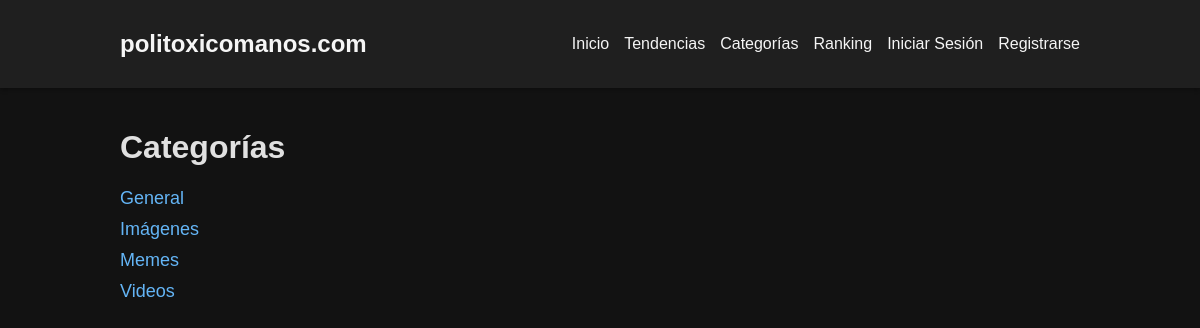
The page /categories on the database its author committed.
### app.py (models this page shows)
class Category(db.Model):
    id = db.Column(db.Integer, primary_key=True)
    name = db.Column(db.String(100), unique=True, nullable=False)
    contributions = db.relationship('Contribution', backref='category', lazy=True)

### app.py (the view)
@app.route('/categories')
def categories_list():
    cats = Category.query.order_by(Category.name.asc()).all()
    return render_template('categories.html', categories=cats)

### app.py (called while the page is built)
@app.context_processor
def inject_user():
    user_id = session.get('user_id')
    if user_id:
        user = User.query.get(user_id)
        if user:
            unread_notifications = Notification.query.filter_by(user_id=user.id, is_read=False).count()
            return dict(current_user=user, unread_notifications=unread_notifications)
        session.pop('user_id', None)
    return dict(current_user=None, unread_notifications=0)

### templates/categories.html (shortened to what this page needs)
{% extends 'base.html' %}
{% block content %}
<h1>Categorías</h1>
{% if categories %}
    <ul style="list-style:none; padding:0;">
    {% for cat in categories %}
        <li style="margin-bottom:10px;">
            <a href="{{ url_for('category_view', category_id=cat.id) }}" style="color:#64b5f6; text-decoration:none; font-size:18px;">
                {{ cat.name }}
            </a>
        </li>
    {% endfor %}
    </ul>
{% else %}
    <p>No hay categorías disponibles.</p>
{% endif %}
{% endblock %}

### static/css/style.css (style rules this page uses)
body { margin: 0; font-family: Arial, Helvetica, sans-serif; background-color: #121212; color: #e0e0e0; }

### rows shown on the page
Category: name "General"
Category: name "Imágenes"
Category: name "Memes"
Category: name "Videos"
